Frame 1 (no input): blank canvas, image omitted
Frame 60 (the mouse pressed at the canvas centre just before this capture): blank canvas, image omitted
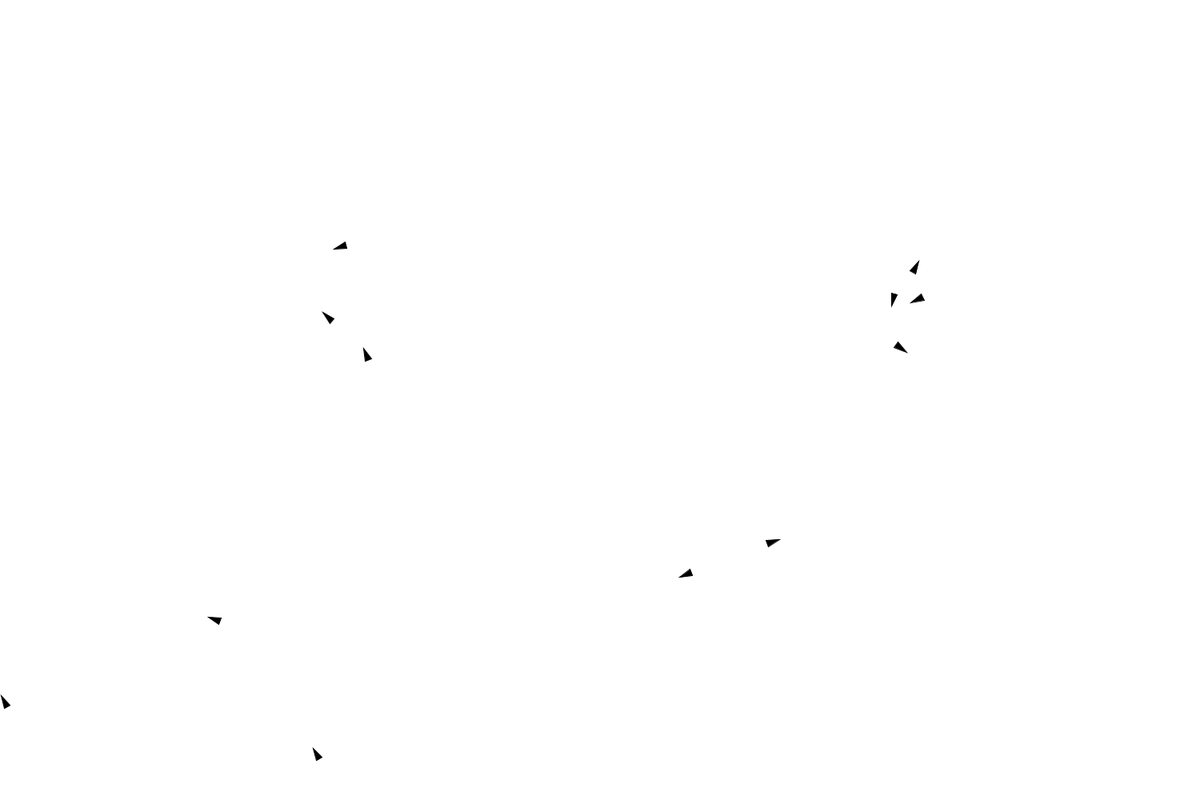
Frame 120 (the mouse held since frame 60 and released just before this capture)

The Processing sketch whose frames 1 and 60 were blank and that drew this single picture after the mouse press (run headless with seeded random() and noise(); from frame 60 on, the mouse is pressed at the canvas centre):

// Processing sketch: The_boidCA
// ── The_boidCA.pde

COL col;
void setup()
{
  size(1500,1000);
  col = new COL(10);
}

void draw()
{
  background(255);
  col.display();
  col.bump();
}

void mousePressed()
{
    col.addBoid();
}
// ── Boid.pde
class Boid
{
  PVector location;
  PVector acceleration;
  PVector velocity;
  int state;
  int[]record;
  float r;
  float maxSpeed;
  float maxForce;
  float seperDistance;
  float alignDistance;
  float coheDistance;
  float time;
  color col;
  
  
  Boid(float _r,float _maxSpeed,float _maxForce,float _sperDistance,float _alignDistance,float _coheDistance)
  {
    state = 0;
    r = _r;
    maxSpeed = _maxSpeed;
    maxForce = _maxForce;
    seperDistance = _sperDistance;
    alignDistance = _alignDistance;
    coheDistance = _coheDistance;
    location = new PVector(random(50,width-50),random(50,height-50));
    velocity = new PVector(random(-15,15),random(-15,15));
    acceleration = new PVector();
    record = new int[3];
    time = 0;
    col = color(0,0,0);
    setRecord();
  }
  
  void setRecord()
  {
     for(int i = 0;i<3;i++)
     record[i] = -1;
  }
  
  void setState(boolean direction)
    {
      if(direction)
      {
        maxSpeed = 8;
        maxForce*=3;
        state = 1;
        time = 10;
        col = color(255,0,0);
        println("change");
        setRecord();
      }else
      {
          maxSpeed = 4;
          maxForce/=3;
          state = 0;
          time = 0;
          col = color(0,0,0);
          println("record");
      }
    }
  
  void run(ArrayList<Boid>boids)
  {
      update();
      display();
      folck(boids);
      Edge();
      spendTime();
  }
  
  void folck(ArrayList<Boid>boids)
  {
      PVector sep = seperate(boids);
      PVector alig = align(boids);
      PVector coh = cohesion(boids);
      
      sep.mult(2.5);
      coh.mult(1.0);
      alig.mult(1.0);
      
      applyForce(sep);
      applyForce(alig);
      applyForce(coh);
  }
  
  PVector seperate(ArrayList<Boid>boids)
  {
    PVector sum = new PVector();
    int count = 0;
    
    for(Boid b:boids)
    {
       float distance = PVector.dist(b.location,location);
       if(distance<seperDistance&&distance>0)
       {
           PVector d = PVector.sub(location,b.location);
           d.normalize();
           sum.add(d);
           count++;
       }
    }
    
    if(count>0)
    {
       sum.div(count);
       sum.normalize();
       sum.mult(maxSpeed);
       
       PVector turnForce = PVector.sub(sum,velocity);
       turnForce.limit(maxForce);
       return turnForce;
    }
    
    return sum;
  }
  
  PVector align(ArrayList<Boid>boids)
  {
    PVector sum = new PVector();
    int count = 0;
    
    for(Boid b:boids)
    {
       float dist = PVector.dist(location,b.location);
       if(dist>0&&dist<alignDistance)
       {
          sum.add(velocity);
          count++;
       }
    }
    
    if(count>0)
    {
       sum.normalize();
       sum.mult(maxSpeed);
       PVector dir = PVector.sub(sum,velocity);
       dir.limit(maxForce);
       return dir;
    }
    
    return sum;
  }
  
  PVector cohesion(ArrayList<Boid>boids)
  {
    PVector sum = new PVector();
    int count = 0;
    
    for(Boid b:boids)
    {
        float dist = PVector.dist(location,b.location);
        if(coheDistance>dist&&dist>0)
        {
            sum.add(b.location);
            count++;
        }
    }
    
    if(count>0)
    {
      sum.div(count);
      PVector dir = PVector.sub(sum,location);
      dir.normalize();
      dir.mult(maxSpeed);
      PVector turnForce = PVector.sub(dir,velocity);
      turnForce.limit(maxForce);
      return turnForce;
    }
    return sum;
  }
  
  void display()
  {
   float angle = velocity.heading2D()+radians(90);
    
    fill(col);
    pushMatrix();
    translate(location.x,location.y);
    rotate(angle);
    beginShape(PConstants.TRIANGLES);
    vertex(0, -r*2);
    vertex(-r, r*2);
    vertex(r, r*2);
    endShape();
    popMatrix();
    
    noFill();
  }
  
  void update()
  {
    velocity.add(acceleration);
    velocity.limit(maxSpeed);
    location.add(velocity);
    acceleration.mult(0);
  }
  
  void applyForce(PVector force)
  {
    PVector f = force.get();
    acceleration.add(f);
  }
  
  void Edge()
  {
    if(location.x>width+10) location.x = 0;
    if(location.x<-10) location.x = width;
    if(location.y>height+10) location.y = 0;
    if(location.y<-10) location.y = height;
  } 
    
    
  void spendTime()
  {
     if(state==1)
     {
         time-=0.01;
         col = lerpColor(color(0,0,0),color(255,0,0),map(time,0,10,0,1));
         if(time<0) setState(false);
     }
  }
}
// ── COL.pde
class COL
{
    ArrayList<Boid> boids;
    float distance;
    
    COL(float _distance)
    {
      distance = _distance;
      boids = new ArrayList<Boid>();
    }
    
    void addBoid()
    {
       for(int i =0;i<12;i++)
       {
          boids.add(new Boid(4,4,0.2,50,100,200)); 
       }
    }
    
    void bump()
    {
       int number = boids.size();
       for(int i = 0;i<number;i++)
       {
           for(int j =i;j<number;j++)
           {
               float dist = PVector.dist(boids.get(i).location,boids.get(j).location);
               if(dist<distance)
               check(i,j);
           }
       }
    }
    
    void check(int x,int y)
    {
      //println("goin");
      Boid b = boids.get(x);
      Boid p = boids.get(y);
      boolean bf = false;
      boolean pf = false;
      if(b.state==0)
      {
        int i = 0;
        boolean exist = false;
        for(;b.record[i]!=-1;i++)
        {
          if(b.record[i] == y){exist = true;break;}
        }
        if(!exist){b.record[i] = y;}
        if(b.record[2]!=-1) bf = true;
      }
      
      if(p.state==0)
      {
        int i = 0;
        boolean exist = false;
        for(;p.record[i]!=-1;i++)
        {
          if(p.record[i] == x){exist = true;break;}
        }
        if(!exist){p.record[i] = x;}
        if(p.record[2]!=-1) pf = true;
      }
      
      if(bf){boids.get(x).setState(true);}
      if(pf){boids.get(y).setState(true);}
    }
    
    void display()
    {
       for(Boid b:boids)
       {
          b.run(boids); 
       }
    }
}
